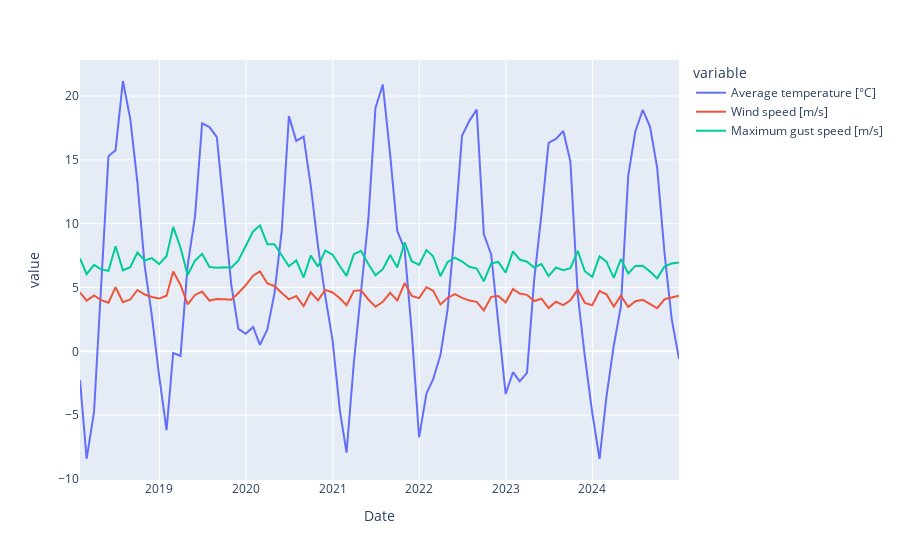

Write notebook code for a chart like this one.
### Code cell
FMI_data_monthly=FMI_data.resample('M').mean()
Fig3=px.line(FMI_data_monthly)
Fig3.show()
